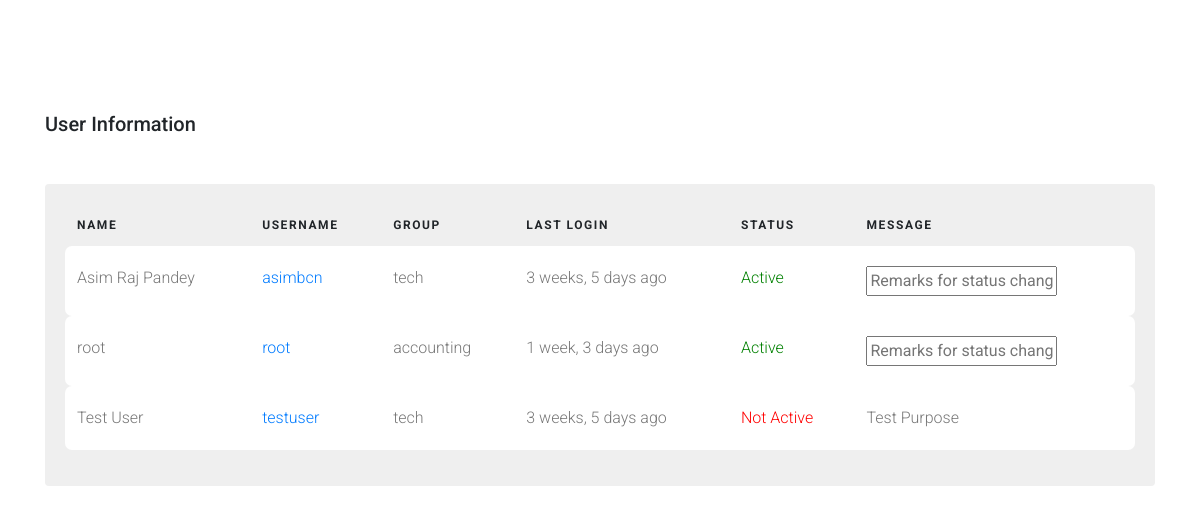
Page /index/user_info/ (signed in) on the earlier database version.
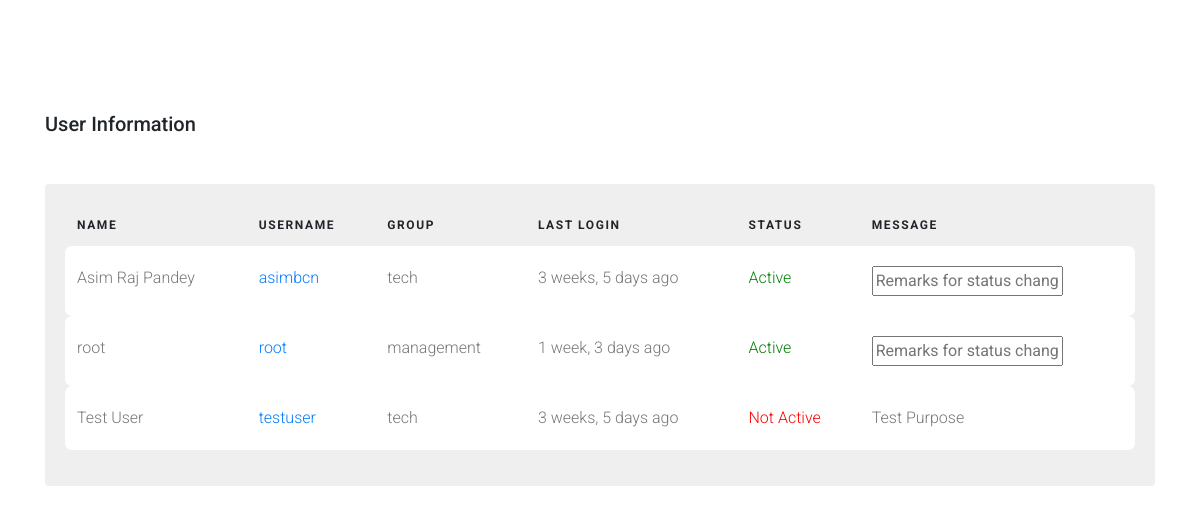
Same page on the later database version.
### Users/models.py (models this page shows, shortened)
class UserInfo(models.Model):
    groupchoices = models.TextChoices('groupchoices', 'management accounting sales tech restricted')
    user = models.OneToOneField(User,
                                on_delete=models.CASCADE,
                                null=True,
                                blank=True)
    name = models.CharField(max_length=200, null=True)
    email = models.EmailField(max_length=200,null=True)
    image = models.ImageField(null=True, upload_to='profile_pics/', blank=True)
    active = models.BooleanField(default=True)
    priv_level = models.IntegerField(default=3)
    group = models.CharField(max_length=100,
                             default='restricted',
                             choices=groupchoices.choices)
    remarks = models.CharField(max_length=200, null=True, blank=True)

### System/views.py (the view)
# urls.py: path("user_info/", views.user_info, name="user_info"),
@login_required(login_url='login')
def user_info(request):
    if not check_user_status(request):
        messages.error(request, 'Your account is not active. Please contact admin to activate your account.')
        return redirect('logout')
    info = UserInfo.objects.all()
    context = {'data':info}
    return render(request, 'dms/statistics/user_info.html', context)

### System/utils.py (called while the page is built)
def check_user_status(request):
    user = UserInfo.objects.get(user=request.user)
    if user.active == True:
        return True
    else:
        return False

### template/dms/statistics/user_info.html (shortened to what this page needs)
{% load static %}
<!doctype html>
<html lang="en">
  <head></head>
    <link rel="stylesheet" href="{% static 'css/sec/bootstrap.min.css' %}">
    <link rel="stylesheet" href="{% static 'css/sec/style.css' %}">
  </head>
  <body>
  <div class="content">
    <div class="container">
      {%if messages%}
      {%for message in messages%}
      <h2 class="mb-5">{{message}}</h2>
      {%endfor%}
      {% else %}
      <h2 class="mb-5">User Information</h2>
      {%endif%}
      <div class="table-responsive custom-table-responsive">
        <table class="table custom-table">
          <thead>
            <tr>
              <th scope="col">Name</th>
              <th scope="col">Username</th>
              <th scope="col">Group</th>
              <th scope="col">Last Login</th>
              <th scope="col">Status</th>
              <th scope="col">Message</th>
            </tr>
          </thead>
          <tbody>
            {% if data %}
            {% for d in data%}
            <tr scope="row">
              <td>
                {{d.name}}
              </td>
              <td><a href="#">{{d.user}}</a></td>
              <td>
                {%if d.group == "restricted"%}
                <form action="{% url 'restrict' d.pk %}" method="post">
                  {%csrf_token%}
                <select name="myselect" id="myselect" onchange="this.form.submit()">
                  <option value="restricted">restricted</option>
                  <option value="management">management</option>
                  <option value="accounting">accounting</option>
                  <option value="sales">sales</option>
                  <option value="tech">tech</option>
                </select>
                </form>
                {%else%}
                {{d.group}}
                {%endif%}
              </td>
              <td>{{d.user.last_login | timesince}} ago</td>
                {%if d.active == True %}
                <td>
                  <a style="color:green;" >
                Active
              </a>
              </td>
                {%else%}
              <td>
                <a href="{% url 'change_status' pk=d.pk reason='test' %}" style="color:red; text-decoration: none;">
                Not Active
              </a>
              </td>
                {%endif%}
              <td>
                {%if d.remarks == "Active" or d.remarks == None%}
                <form action="{% url 'active_change' d.pk %}" method="post">
                  <input type="text" name="reason" placeholder="Remarks for status change">
                </form>
                {%elif d.active == False %}
                {{d.remarks}}
                {%endif%}
              </td>
            </tr>
            {%endfor%}
            {%endif%}
          </tbody>
        </table>
      </div>
    </div>
  </div>
  </body>
</html>

Differences in the rows shown:
changed UserInfo "root": group "accounting" → "management"
